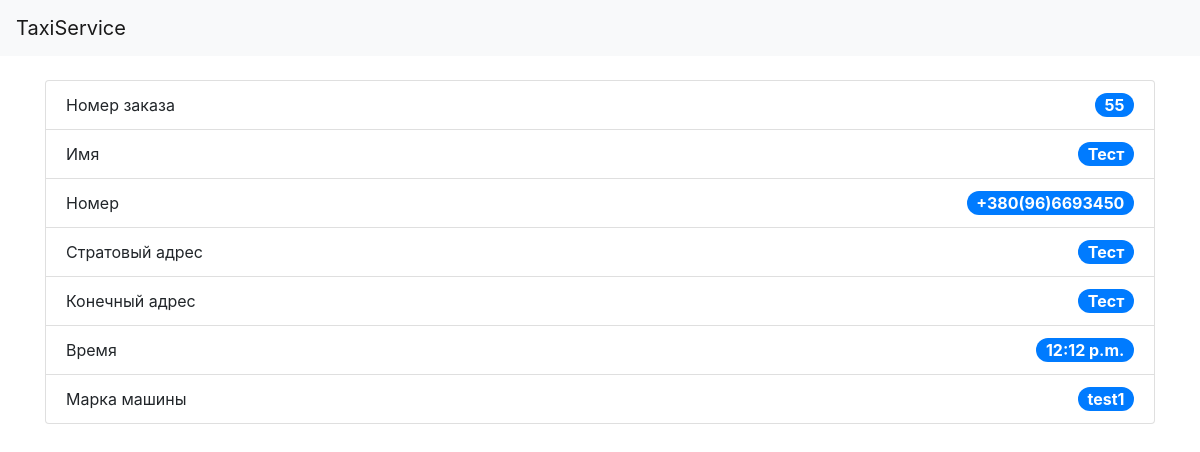
/details/55/, run on the app's committed database.
### main/models.py (models this page shows, shortened)
class Order(models.Model):
    id = models.AutoField(primary_key=True)
    client_name = models.CharField(max_length=100)
    client_phone = models.CharField(max_length=17)
    address = models.CharField(max_length=100)
    destination = models.CharField(max_length=100)
    desired_time = models.TimeField()
    car = models.ForeignKey(Car, on_delete=models.CASCADE, null=True)

class Car(models.Model):
    id = models.AutoField(primary_key=True)
    ordered = models.BooleanField(default=False)
    brand = models.CharField(max_length=100)

### main/views.py (the view)
# urls.py: path('details/<order_id>/', details_view, name="details"),
def details_view(request, order_id):
    try:
        order = Order.objects.get(id=order_id)
        context = {"order": order}
        return render(request, 'details.html', context)
    except:
        raise Http404("No car matches the given query")

### main/templates/details.html
{% extends 'order.html' %}
{% block content %}
{% load static %}
<div class="container text-center">
<ul class="list-group">
  <li class="list-group-item d-flex justify-content-between align-items-center">
    Номер заказа
    <span class="badge badge-primary badge-pill fs-md" >{{ order.id }}</span>
  </li>
  <li class="list-group-item d-flex justify-content-between align-items-center">
    Имя
    <span class="badge badge-primary badge-pill fs-md" >{{ order.client_name }}</span>
  </li>
  <li class="list-group-item d-flex justify-content-between align-items-center">
    Номер
    <span class="badge badge-primary badge-pill fs-md"  >{{ order.client_phone }}</span>
  </li>
    <li class="list-group-item d-flex justify-content-between align-items-center">
    Стратовый адрес
    <span class="badge badge-primary badge-pill fs-md" >{{ order.address }}</span>
  </li>
    <li class="list-group-item d-flex justify-content-between align-items-center">
    Конечный адрес
    <span class="badge badge-primary badge-pill fs-md" >{{ order.destination }}</span>
  </li>
    <li class="list-group-item d-flex justify-content-between align-items-center">
    Время
    <span class="badge badge-primary badge-pill fs-md" >{{ order.desired_time }}</span>
  </li>
    <li class="list-group-item d-flex justify-content-between align-items-center">
    Марка машины
    <span class="badge badge-primary badge-pill fs-md" >{{ order.car.brand }}</span>
  </li>
</ul>
</div>
{% endblock content %}

### main/static/main/css/style.css (style rules this page uses)
.fs-md { font-size:medium; }

### data on the page
Order: id "55", client_name "Тест", client_phone "+380(96)6693450", address "Тест", destination "Тест", desired_time "12:12 p.m.", car.brand "test1"
